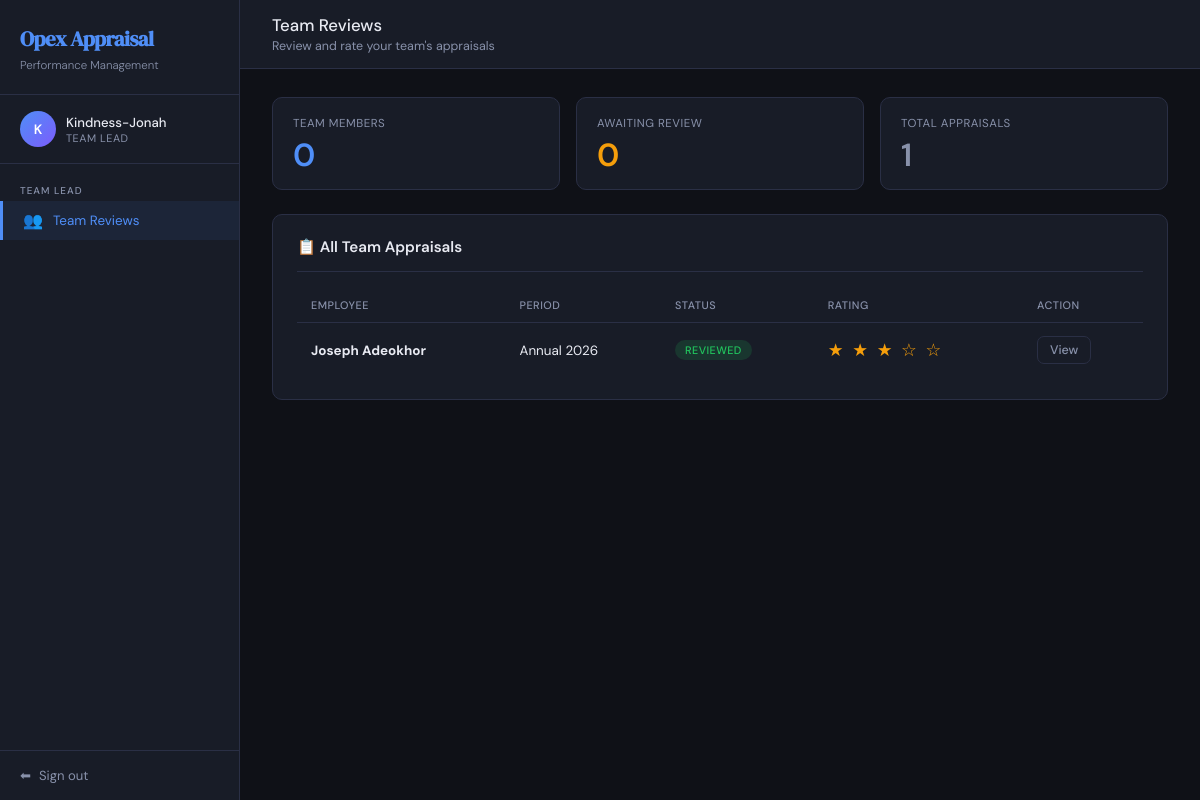
The app's page /lead/ (signed in) with its own data.
### appraisal/models.py (models this page shows, shortened)
class CustomUser(AbstractUser):
    ROLE_EMPLOYEE  = 'employee'
    ROLE_TEAM_LEAD = 'team_lead'
    ROLE_HR        = 'hr'
    ROLE_CHOICES = [
        (ROLE_EMPLOYEE,  'Employee'),
        (ROLE_TEAM_LEAD, 'Team Lead'),
        (ROLE_HR,        'HR'),
    ]
    role       = models.CharField(max_length=20, choices=ROLE_CHOICES, default=ROLE_EMPLOYEE)
    department = models.CharField(max_length=100, blank=True)  # blank=True means optional
    job_title  = models.CharField(max_length=100, blank=True)
    team_lead = models.ForeignKey(
        'self',
        on_delete=models.SET_NULL,
        null=True,
        blank=True,
        related_name='team_members',
        limit_choices_to={'role': ROLE_TEAM_LEAD}  # only show team leads in the dropdown
    )
    @property
    def is_employee(self):
        return self.role == self.ROLE_EMPLOYEE
    @property
    def is_team_lead(self):
        return self.role == self.ROLE_TEAM_LEAD

class Appraisal(models.Model):
    STATUS_DRAFT       = 'draft'        # Employee saved but not yet submitted
    STATUS_PENDING_LEAD = 'pending_lead' # Submitted by employee, waiting for lead
    STATUS_PENDING_HR  = 'pending_hr'   # Lead reviewed, waiting for HR
    STATUS_REVIEWED    = 'reviewed'     # HR has finalised — workflow complete
    STATUS_CHOICES = [
        (STATUS_DRAFT,        'Draft'),
        (STATUS_PENDING_LEAD, 'Awaiting Team Lead Review'),
        (STATUS_PENDING_HR,   'Awaiting HR Review'),
        (STATUS_REVIEWED,     'Reviewed'),
    ]
    SCORE_CHOICES = [
        (5, '5 - Excellent'),
        (4, '4 - Good'),
        (3, '3 - Average'),
        (2, '2 - Below Average'),
        (1, '1 - Poor'),
    ]
    RATING_CHOICES = [
        (5, '5 - Outstanding'),
        (4, '4 - Exceeds Expectations'),
        (3, '3 - Meets Expectations'),
        (2, '2 - Below Expectations'),
        (1, '1 - Needs Improvement'),
    ]
    employee = models.ForeignKey(
        CustomUser,
        on_delete=models.CASCADE,
        related_name='appraisals',
        null=True, blank=True,
        limit_choices_to={'role': CustomUser.ROLE_EMPLOYEE}
    )
    employee_name       = models.CharField(max_length=200, blank=True)
    employee_department = models.CharField(max_length=100, blank=True)
    reviewed_by_lead = models.ForeignKey(
        CustomUser,
        on_delete=models.SET_NULL,
        null=True, blank=True,
        related_name='lead_reviews',
        limit_choices_to={'role': CustomUser.ROLE_TEAM_LEAD}
    )
    reviewed_by_hr = models.ForeignKey(
        CustomUser,
        on_delete=models.SET_NULL,
        null=True, blank=True,
        related_name='hr_reviews',
        limit_choices_to={'role': CustomUser.ROLE_HR}
    )
    period = models.CharField(max_length=100)
    status = models.CharField(
        max_length=20,
        choices=STATUS_CHOICES,
        default=STATUS_PENDING_LEAD
    )
    score_punctuality = models.IntegerField(
        choices=SCORE_CHOICES, null=True, blank=True,
        verbose_name='Punctuality & Attendance'
    )
    score_quality = models.IntegerField(
        choices=SCORE_CHOICES, null=True, blank=True,
        verbose_name='Quality of Work'
    )
    score_teamwork = models.IntegerField(
        choices=SCORE_CHOICES, null=True, blank=True,
        verbose_name='Teamwork & Collaboration'
    )
    score_communication = models.IntegerField(
        choices=SCORE_CHOICES, null=True, blank=True,
        verbose_name='Communication Skills'
    )
    score_deadlines = models.IntegerField(
        choices=SCORE_CHOICES, null=True, blank=True,
        verbose_name='Meeting Deadlines'
    )
    score_problem_solving = models.IntegerField(
        choices=SCORE_CHOICES, null=True, blank=True,
        verbose_name='Problem Solving'
    )
    score_initiative = models.IntegerField(
        choices=SCORE_CHOICES, null=True, blank=True,
        verbose_name='Initiative & Creativity'
    )
    score_professionalism = models.IntegerField(
        choices=SCORE_CHOICES, null=True, blank=True,
        verbose_name='Professionalism'
    )
    score_adherence = models.IntegerField(
        choices=SCORE_CHOICES, null=True, blank=True,
        verbose_name='Adherence to Company Rules'
    )
    additional_comments = models.TextField(blank=True)
    lead_comment = models.TextField(blank=True)
    lead_rating  = models.IntegerField(null=True, blank=True, choices=RATING_CHOICES)
    hr_comment  = models.TextField(blank=True)
    hr_decision = models.CharField(max_length=100, blank=True)
    created_at           = models.DateTimeField(auto_now_add=True)
    updated_at           = models.DateTimeField(auto_now=True)
    submitted_to_lead_at = models.DateTimeField(null=True, blank=True)
    submitted_to_hr_at   = models.DateTimeField(null=True, blank=True)
    reviewed_at          = models.DateTimeField(null=True, blank=True)
    class Meta:
        ordering = ['-created_at']
    @property
    def status_badge_class(self):
        return {
            self.STATUS_DRAFT:        'badge-draft',
            self.STATUS_PENDING_LEAD: 'badge-lead',
            self.STATUS_PENDING_HR:   'badge-hr',
            self.STATUS_REVIEWED:     'badge-reviewed',
        }.get(self.status, 'badge-draft')

### appraisal/views.py (the view)
# urls.py: path('lead/',                              views.lead_dashboard,        name='lead_dashboard'),
@login_required
def lead_dashboard(request):
    if not request.user.is_team_lead:
        messages.error(request, 'You do not have permission to view this page.')
        return redirect('dashboard')
    team_members = CustomUser.objects.filter(team_lead=request.user)
    pending = Appraisal.objects.filter(
        employee__in=team_members,
        status=Appraisal.STATUS_PENDING_LEAD
    )
    public_pending = Appraisal.objects.filter(
        employee=None,
        status=Appraisal.STATUS_PENDING_LEAD
    )
    all_pending = (pending | public_pending).distinct()
    all_appraisals = Appraisal.objects.filter(reviewed_by_lead=request.user)
    context = {
        'pending':       all_pending,
        'all_appraisals': all_appraisals,
        'pending_count': all_pending.count(),
        'team_count':    team_members.count(),
    }
    return render(request, 'appraisal/lead_dashboard.html', context)

### appraisal/templates/appraisal/lead_dashboard.html (shortened to what this page needs)
{% extends 'appraisal/base.html' %}
{% block nav_lead %}active{% endblock %}
{% block content %}
<div class="topbar">
  <div>
    <div class="topbar-title">Team Reviews</div>
    <div class="topbar-subtitle">Review and rate your team's appraisals</div>
  </div>
</div>
<div class="content">
  <div class="stats-grid">
    <div class="stat-card">
      <div class="stat-label">Team Members</div>
      <div class="stat-value accent">{{ team_count }}</div>
    </div>
    <div class="stat-card">
      <div class="stat-label">Awaiting Review</div>
      <div class="stat-value warning">{{ pending_count }}</div>
    </div>
    <div class="stat-card">
      <div class="stat-label">Total Appraisals</div>
      <div class="stat-value" style="color:var(--muted)">{{ all_appraisals.count }}</div>
    </div>
  </div>
  <div class="card">
    <div class="card-header">
      <div class="card-title">📋 All Team Appraisals</div>
    </div>
    {% if all_appraisals %}
    <div class="table-wrap">
      <table>
        <thead>
          <tr>
            <th>Employee</th>
            <th>Period</th>
            <th>Status</th>
            <th>Rating</th>
            <th>Action</th>
          </tr>
        </thead>
        <tbody>
          {% for a in all_appraisals %}
          <tr>
            <td>
              <strong>
                {% if a.employee %}
                  {{ a.employee.get_full_name|default:a.employee.username }}
                {% else %}
                  {{ a.employee_name|default:"Unknown" }}
                {% endif %}
              </strong>
            </td>
            <td>{{ a.period }}</td>
            <td>
              <span class="badge {{ a.status_badge_class }}">
                {{ a.get_status_display }}
              </span>
            </td>
            <td>
              {% if a.lead_rating %}
              <span class="rating-stars">
                {% for i in "12345" %}
                  {% if forloop.counter <= a.lead_rating %}★{% else %}☆{% endif %}
                {% endfor %}
              </span>
              {% else %}
              —
              {% endif %}
            </td>
            <td>
              {% if a.status == 'pending_lead' %}
              <a href="{% url 'lead_review' a.pk %}" class="btn btn-sm btn-primary">Review</a>
              {% else %}
              <a href="{% url 'lead_appraisal_detail' a.pk %}" class="btn btn-sm btn-outline">View</a>
              {% endif %}
            </td>
          </tr>
          {% endfor %}
        </tbody>
      </table>
    </div>
    {% else %}
    <div class="empty-state">
      <div class="empty-icon">📭</div>
      <h3>No appraisals yet</h3>
      <p>No appraisals have been submitted yet.</p>
    </div>
    {% endif %}
  </div>
</div>
{% endblock %}

### appraisal/templates/appraisal/base.html (shortened to what this page needs)
<!DOCTYPE html>
<html lang="en">
<head>
</head>
<body>
{% if user.is_authenticated %}
<aside class="sidebar">
  <div class="sidebar-brand">
    <h1> Opex Appraisal</h1>
    <span>Performance Management</span>
  </div>
  <div class="sidebar-user">
    <div class="avatar">{{ user.first_name.0|upper }}{{ user.last_name.0|upper }}{% if not user.first_name %}{{ user.username.0|upper }}{% endif %}</div>
    <div class="sidebar-user-info">
      <div class="sidebar-user-name">{{ user.get_full_name|default:user.username }}</div>
      <div class="sidebar-user-role">{{ user.get_role_display }}</div>
    </div>
  </div>
  <nav class="sidebar-nav">
    {% if user.is_employee %}
    <div class="nav-section-label">Employee</div>
    <a href="{% url 'employee_dashboard' %}" class="nav-link {% block nav_home %}{% endblock %}">
      <span class="icon">🏠</span> My Dashboard
    </a>
    <a href="{% url 'appraisal_create' %}" class="nav-link {% block nav_new %}{% endblock %}">
      <span class="icon">✏️</span> New Appraisal
    </a>
    {% elif user.is_team_lead %}
    <div class="nav-section-label">Team Lead</div>
    <a href="{% url 'lead_dashboard' %}" class="nav-link {% block nav_lead %}{% endblock %}">
      <span class="icon">👥</span> Team Reviews
    </a>
    {% elif user.is_hr %}
    <div class="nav-section-label">HR</div>
    <a href="{% url 'hr_dashboard' %}" class="nav-link {% block nav_hr %}{% endblock %}">
      <span class="icon">📋</span> All Appraisals
    </a>
    {% endif %}
  </nav>
  <div class="sidebar-footer">
    <a href="{% url 'logout' %}"><span>⬅</span> Sign out</a>
  </div>
</aside>
{% endif %}
<main class="main">
  {% block content %}{% endblock %}
</main>
</body>
</html>

### records on screen
CustomUser: username.0 "K", get_full_name "Kindness-Jonah", role "TEAM LEAD"
Appraisal: employee_name "Joseph Adeokhor", period "Annual 2026", status "REVIEWED", lead_rating 3 (drawn), shows "View"

### other values on screen
{{ team_count }} "0"
{{ pending_count }} "0"
{{ all_appraisals.count }} "1"
